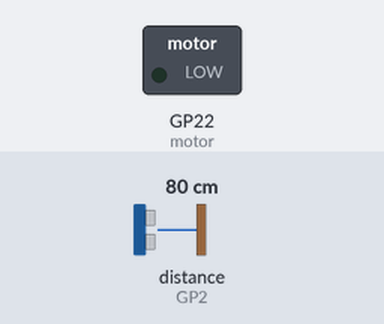
Simulated run of this program. Board: Raspberry Pi Pico running MicroPython. Parts: switched loads named in the program (green lamp = pin HIGH). Inputs (shaded band) come from the test bench; at power-on: distance to the obstacle (sensor on GP2) 80 cm. The echo pulse lasts 58.3 µs per cm; pins used as bus, display or sensor lines are not drawn.

Above: at 1.2 s.
1.3 s: distance to the obstacle (sensor on GP2) set to 16 cm
2.8 s: distance to the obstacle (sensor on GP2) set to 13 cm
At 3.2 s:
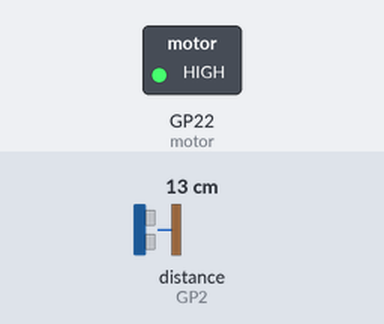
5.8 s: distance to the obstacle (sensor on GP2) set to 2 cm
At 6.1 s:
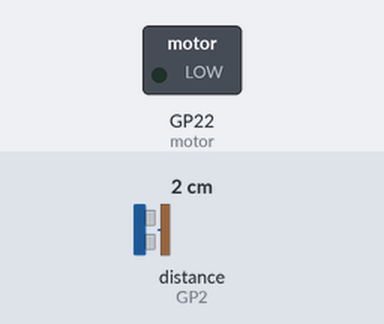
Timing chart, 0 to 8.8 s (numbered marks = the images above; inputs shaded):
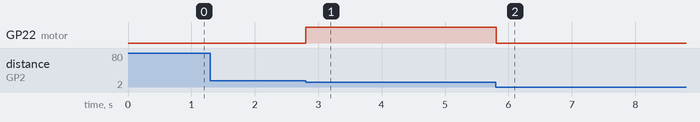

Measured:
- the behaviour switches between 15 and 14 cm on distance to the obstacle (sensor on GP2) (found by bisection; images 0 and 1)
- after the input at 1.3 s, every drawn part: stays the same
- after the input at 2.8 s, GP22 (motor): LOW → HIGH at once
- after the input at 5.8 s, GP22 (motor): HIGH → LOW at once

The program:

main.py
```python
from machine import Pin
import utime
from machine import Pin, Timer


trigger = Pin(3, Pin.OUT)
echo = Pin(2, Pin.IN)
motor = Pin(22, Pin.OUT)
timer = Timer()


def ultra():
    trigger.low()
    utime.sleep_us(2)
    trigger.high()
    utime.sleep_us(4)
    trigger.low()
    while echo.value() == 0:
        signaloff = utime.ticks_us()
    while echo.value() == 1:
        signalon = utime.ticks_us()
    timepassed = signalon - signaloff
    distance = (timepassed * 0.0343) / 2
    if 10 < int(distance) < 15:
        motor.toggle()
        utime.sleep(0.5)
        motor.toggle()


while True:
    ultra()
```
